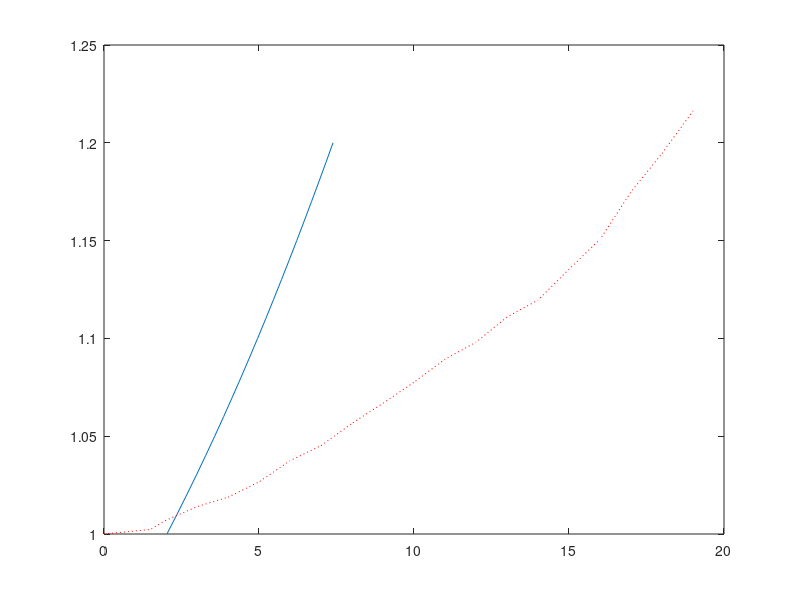

MATLAB code to generate this figure:
C1 = .24;
lambda1 = [1:.01:1.2];

Pvslambda = (-0.238732E4).*C1.*lambda1.^(-3).*(0.412524E3+(-0.1E1).* ...
  lambda1.^2+0.286539E2.*(0.4E1+(-0.100487E1).*lambda1.^2+ ...
  0.121796E-2.*lambda1.^4).^(1/2)).^(-2).*(0.109473E4+0.1E1.* ...
  lambda1.^4+0.394014E4.*(0.4E1+(-0.100487E1).*lambda1.^2+ ...
  0.121796E-2.*lambda1.^4).^(1/2)+lambda1.^2.*((-0.550031E3)+( ...
  -0.286539E2).*(0.4E1+(-0.100487E1).*lambda1.^2+0.121796E-2.* ...
  lambda1.^4).^(1/2))).^(-1).*((-0.208563E5)+(-0.348992E-1).* ...
  lambda1.^10+(-0.750659E5).*(0.4E1+(-0.100487E1).*lambda1.^2+ ...
  0.121796E-2.*lambda1.^4).^(1/2)+lambda1.^6.*((-0.119845E5)+( ...
  -0.825047E3).*(0.4E1+(-0.100487E1).*lambda1.^2+0.121796E-2.* ...
  lambda1.^4).^(1/2))+lambda1.^8.*(0.431903E2+0.1E1.*(0.4E1+( ...
  -0.100487E1).*lambda1.^2+0.121796E-2.*lambda1.^4).^(1/2))+ ...
  lambda1.^2.*(0.785922E4+0.363935E3.*(0.4E1+(-0.100487E1).* ...
  lambda1.^2+0.121796E-2.*lambda1.^4).^(1/2))+lambda1.^4.*( ...
  0.439312E5+0.864981E5.*(0.4E1+(-0.100487E1).*lambda1.^2+ ...
  0.121796E-2.*lambda1.^4).^(1/2)));

plot(-Pvslambda*145.08,lambda1)
hold on
P_exp = [0 1.5 2:1:19];
lambda1_exp =  [1
                1.002334054
                1.007002162
                1.014004324
                1.01880973
                1.026635676
                1.037482162
                1.045170811
                1.056566486
                1.066863784
                1.077572973
                1.089380541
                1.09803027
                1.110936216
                1.119585946
                1.135375135
                1.150615135
                1.174916757
                1.19455027
                1.216243243]';
            plot(P_exp,lambda1_exp,'r:')
